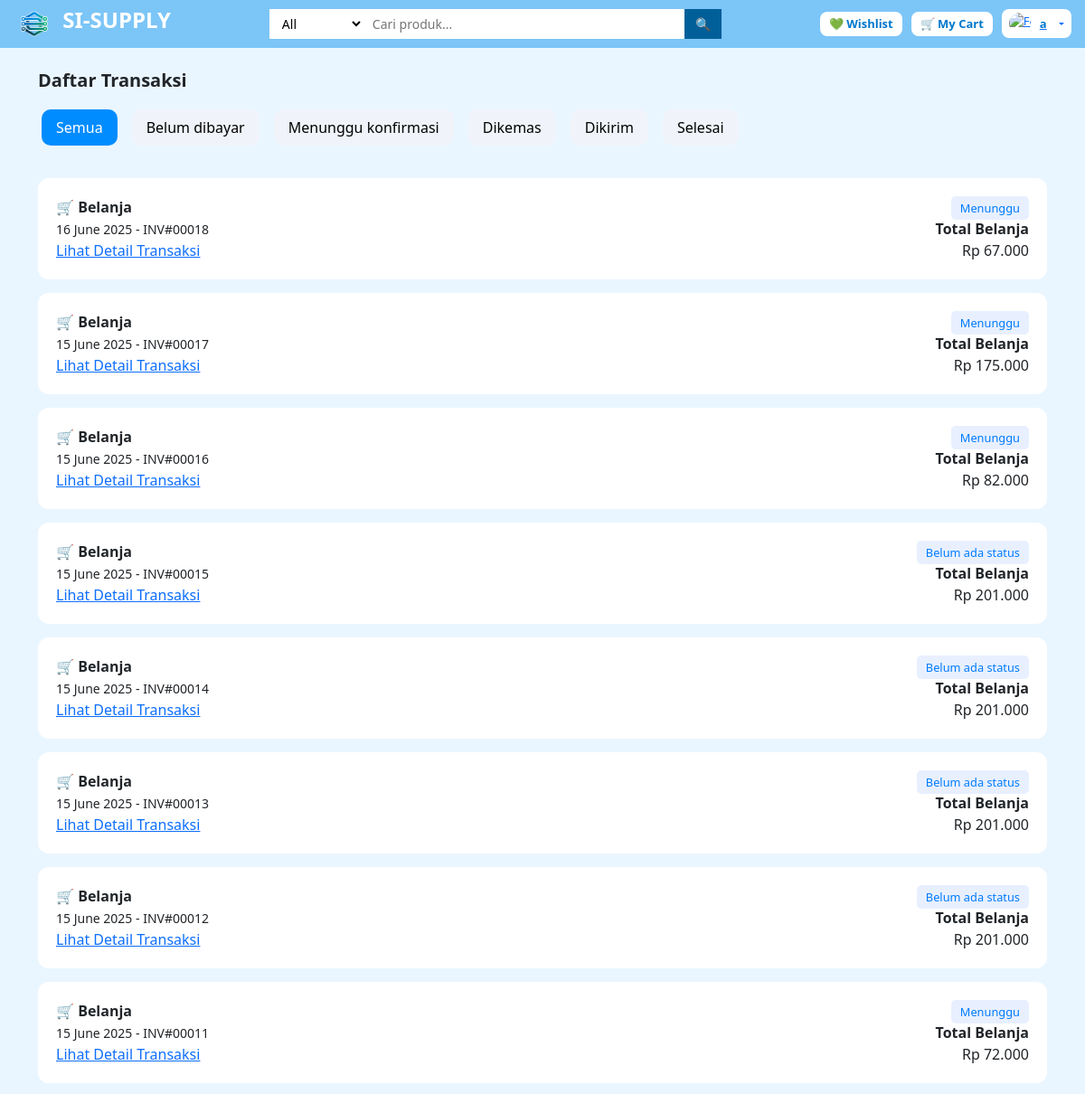
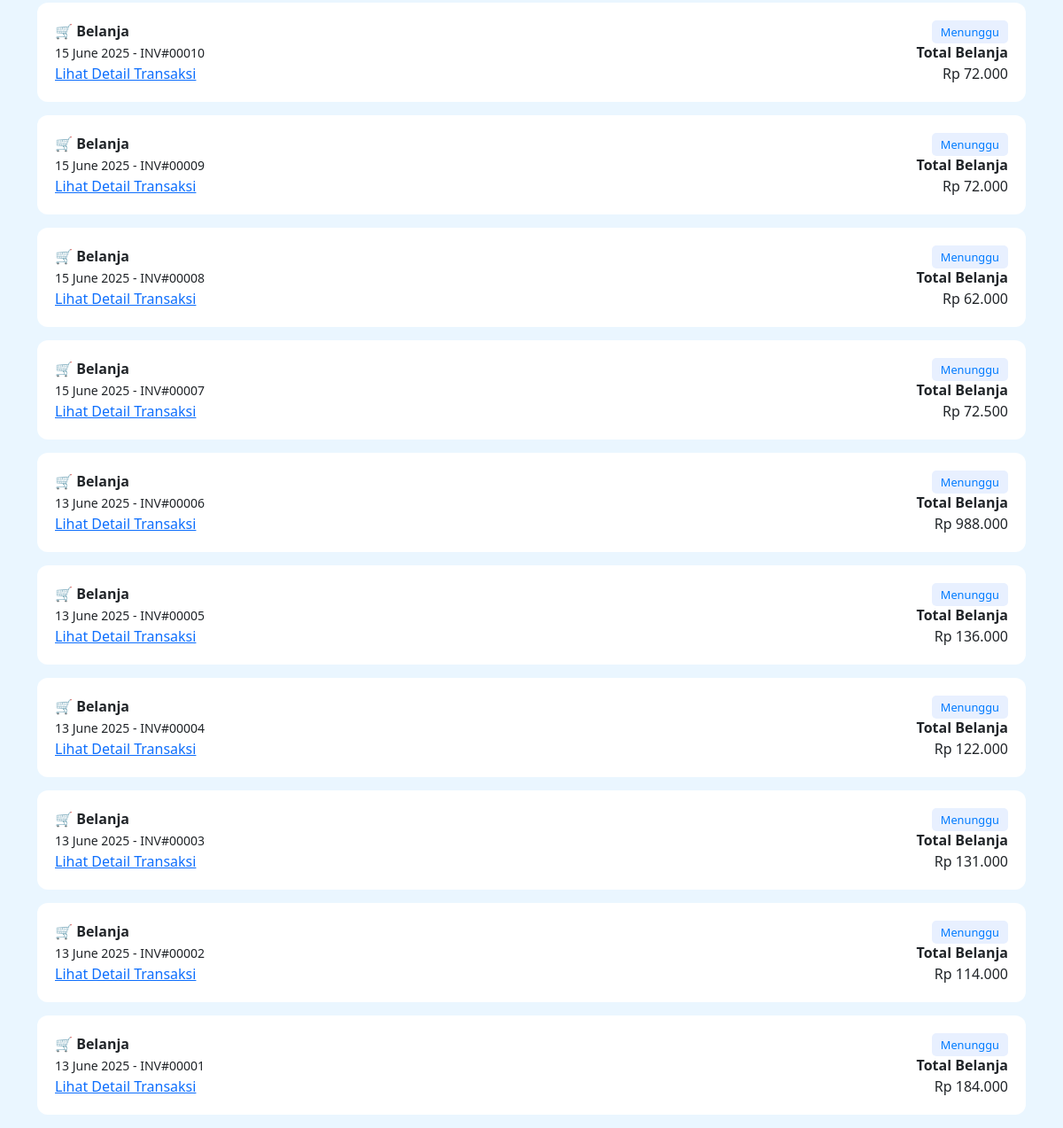
The app's page /views/customer/riwayat_pesanan.php (signed in) with its own data (2 pictures, top to bottom).
### tables this page shows
CREATE TABLE `pembayaran` (
  `id` int(11) NOT NULL,
  `metode` varchar(50) DEFAULT NULL,
  `total` int(11) DEFAULT NULL,
  `tanggal` datetime DEFAULT NULL
);

### views/customer/riwayat_pesanan.php (the view, shortened to what this page needs)
<?php
include 'koneksi.php';
$statusFilter = $_GET['status'] ?? 'Semua';
$sql = "
    SELECT
        p.id,
        p.tanggal,
        p.total,
        p.metode,
        (
            SELECT status
            FROM pesanan ps
            WHERE ps.id_pembayaran = p.id
            LIMIT 1
        ) as status
    FROM pembayaran p
";
$sql .= " ORDER BY p.tanggal DESC";
$result = $conn->query($sql);
$orders = $result->fetch_all(MYSQLI_ASSOC);
?>
<!DOCTYPE html>
<html lang="id">
<head>
  <link href="https://cdn.jsdelivr.net/npm/bootstrap@5.3.0/dist/css/bootstrap.min.css" rel="stylesheet">
</head>
<body>
  <?php include('../../parts/customer/navbar2.php'); ?>
  <div class="container mt-4">
    <h5 class="fw-bold mb-3">Daftar Transaksi</h5>
    <div class="d-flex flex-wrap mb-4">
      <?php
      $statuses = ['Semua', 'Belum dibayar', 'Menunggu konfirmasi', 'Dikemas', 'Dikirim', 'Selesai'];
      foreach ($statuses as $status) {
          $active = ($statusFilter === $status) ? 'active' : '';
          echo "<form method='get' class='me-2 mb-2'>
                  <input type='hidden' name='status' value='$status'>
                  <button type='submit' class='tab-button $active'>$status</button>
                </form>";
      }
      ?>
    </div>
    <?php if (count($orders) > 0): ?>
      <?php foreach ($orders as $order): ?>
        <div class="card-transaksi d-flex justify-content-between align-items-center">
          <div>
            <strong>🛒 Belanja</strong><br>
            <small><?= date('d F Y', strtotime($order['tanggal'])) ?> - INV#<?= str_pad($order['id'], 5, '0', STR_PAD_LEFT) ?></small><br>
            <a href="invoice.php?id=<?= $order['id'] ?>">Lihat Detail Transaksi</a>
          </div>
          <div class="text-end">
            <span class="status-badge"><?= $order['status'] ?? 'Belum ada status' ?></span><br>
            <span class="fw-bold">Total Belanja</span><br>
            <span>Rp <?= number_format($order['total'], 0, ',', '.') ?></span>
          </div>
        </div>
      <?php endforeach; ?>
    <?php else: ?>
      <p class="text-muted text-center">Tidak ada transaksi untuk status ini.</p>
    <?php endif; ?>
  </div>
</body>
</html>

### views/customer/riwayat_pesanan.php (style rules this page uses)
body { background-color: #eaf6ff; }
.tab-button { background: none; border: none; padding: 8px 16px; margin: 4px; border-radius: 10px; background-color: #f0f4fa; color: #000; }
.tab-button.active { background-color: #008cff; color: #fff; }
.card-transaksi { background-color: #fff; border-radius: 12px; padding: 20px; margin-bottom: 15px; }
.status-badge { background-color: #e8f0ff; color: #007bff; padding: 4px 10px; border-radius: 5px; font-size: 0.8rem; }

### records on screen
pembayaran: tanggal "16 June 2025", id "00018", status "Menunggu", total "67.000"
pembayaran: tanggal "15 June 2025", id "00017", status "Menunggu", total "175.000"
pembayaran: tanggal "15 June 2025", id "00016", status "Menunggu", total "82.000"
pembayaran: tanggal "15 June 2025", id "00015", status "Belum ada status", total "201.000"
pembayaran: tanggal "15 June 2025", id "00014", status "Belum ada status", total "201.000"
pembayaran: tanggal "15 June 2025", id "00013", status "Belum ada status", total "201.000"
pembayaran: tanggal "15 June 2025", id "00012", status "Belum ada status", total "201.000"
pembayaran: tanggal "15 June 2025", id "00011", status "Menunggu", total "72.000"
pembayaran: tanggal "15 June 2025", id "00010", status "Menunggu", total "72.000"
pembayaran: tanggal "15 June 2025", id "00009", status "Menunggu", total "72.000"
pembayaran: tanggal "15 June 2025", id "00008", status "Menunggu", total "62.000"
pembayaran: tanggal "15 June 2025", id "00007", status "Menunggu", total "72.500"
pembayaran: tanggal "13 June 2025", id "00006", status "Menunggu", total "988.000"
pembayaran: tanggal "13 June 2025", id "00005", status "Menunggu", total "136.000"
pembayaran: tanggal "13 June 2025", id "00004", status "Menunggu", total "122.000"
pembayaran: tanggal "13 June 2025", id "00003", status "Menunggu", total "131.000"
pembayaran: tanggal "13 June 2025", id "00002", status "Menunggu", total "114.000"
pembayaran: tanggal "13 June 2025", id "00001", status "Menunggu", total "184.000"

### other values on screen
$nama_pengguna "a"
$status "Semua"
$status "Belum dibayar"
$status "Menunggu konfirmasi"
$status "Dikemas"
$status "Dikirim"
$status "Selesai"
